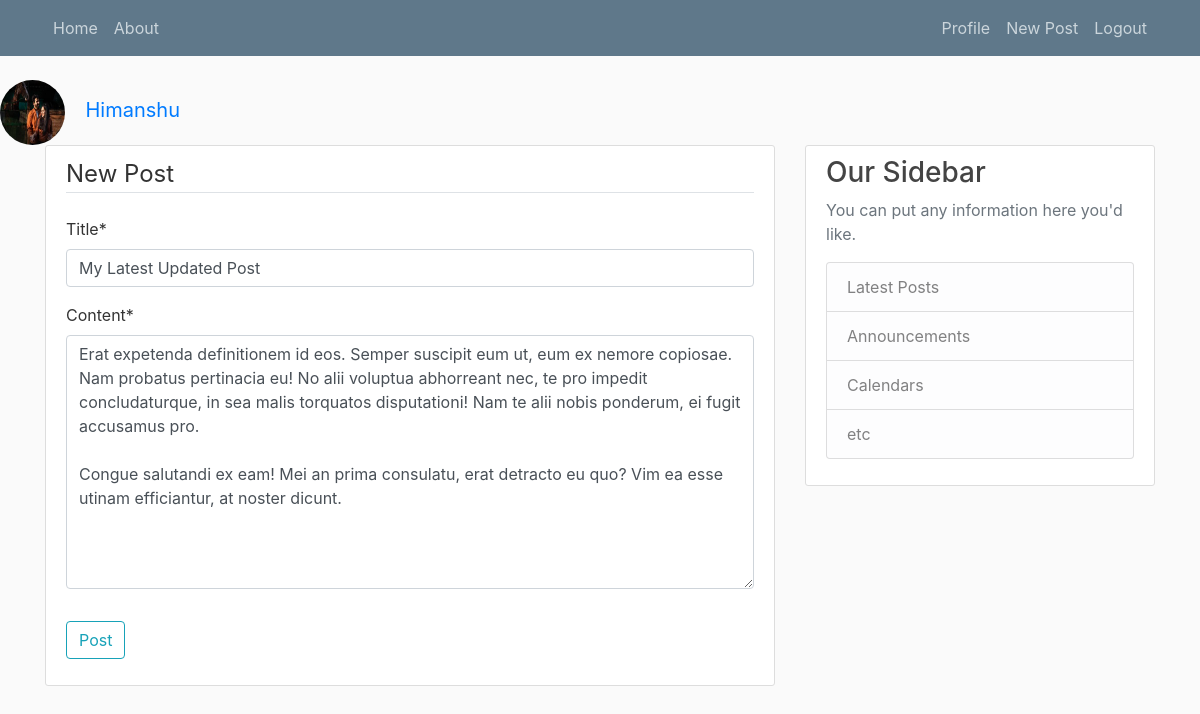
The page /post/33/update (signed in) on the database its author committed.
### users/models.py (models this page shows, shortened)
class Profile(models.Model):
    user = models.OneToOneField(User, on_delete=models.CASCADE)
    image = models.ImageField(default='default.jpg', upload_to='profile_pics')

### blog/models.py (models this page shows, shortened)
class Post(models.Model):
    title = models.CharField(max_length=100)
    content = models.TextField()
    date_posted = models.DateTimeField(default=timezone.now)
    author = models.ForeignKey(User, on_delete=models.CASCADE)

### blog/views.py (the view, shortened to what this page needs)
# urls.py: path('post/<int:pk>/update', PostUpdateView.as_view(), name='post-update'),
class PostUpdateView(LoginRequiredMixin, UserPassesTestMixin, UpdateView):
    model = Post
    fields = ['title', 'content']
    def test_func(self):
        post = self.get_object()
        if self.request.user == post.author:
            return True
        return False

### blog/templates/blog/post_form.html (shortened to what this page needs)
{%   extends "blog/base.html"   %}
{% load crispy_forms_tags %}
{%   block content   %}
    <div class="content-section">
        <form method="POST">
            <fieldset class="form-group">
                <legend class="border-bottom mb-4">New Post</legend>
                {{ form|crispy }}
            </fieldset>
            <div class="form-group">
                <button class="btn btn-outline-info" type="submit">Post</button>
            </div>
        </form>
    </div>
{%  endblock content    %}

### blog/templates/blog/base.html (shortened to what this page needs)
{%load static%}
<!DOCTYPE html>
<html lang="en">
<head>
     <link rel="stylesheet" href="https://cdn.jsdelivr.net/npm/bootstrap@4.0.0/dist/css/bootstrap.min.css">
    <link rel="stylesheet" type = "text/css" href="{%   static 'blog/main.css'   %}">
    {% if title %}
        <title>GURUKRIPA BLOG - {{title}}</title>
        <img class="rounded-circle article-img" src="{{ user.profile.image.url }}">
        <a class="navbar-brand mr-4" href="{% url 'blog-home'  %}">{{ user.username }}</a>
    {% else %}
        <img class="rounded-circle article-img" src="{{ user.profile.image.url }}">
        <a class="navbar-brand mr-4" href="{% url 'blog-home'  %}">{{ user.username }}</a>
    {% endif %}
</head>
<body>
    <header class="site-header">
        <nav class="navbar navbar-expand-md navbar-dark bg-steel fixed-top">
          <div class="container">
            <div class="collapse navbar-collapse" id="navbarToggle">
              <div class="navbar-nav mr-auto">
                <a class="nav-item nav-link" href="{% url 'blog-home'  %}">Home</a>
                <a class="nav-item nav-link" href="{% url 'blog-about'  %}">About</a>
              </div>
              <div class="navbar-nav">
                {% if user.is_authenticated %}
                  <a class="nav-item nav-link" href="{% url 'profile'  %}">Profile</a>
                  <a class="nav-item nav-link" href="{% url 'post-create'  %}">New Post</a>
                  <a class="nav-item nav-link" href="{% url 'logout'  %}">Logout</a>
                {% else %}
                  <a class="nav-item nav-link" href="{% url 'login'  %}">Login</a>
                  <a class="nav-item nav-link" href="{% url 'register'  %}">Register</a>
                {% endif %}
              </div>
            </div>
          </div>
        </nav>
      </header>
      <main role="main" class="container">
        <div class="row">
          <div class="col-md-8">
            {% block content %}{% endblock %}
          </div>
          <div class="col-md-4">
            <div class="content-section">
              <h3>Our Sidebar</h3>
              <p class='text-muted'>You can put any information here you'd like.
                <ul class="list-group">
                  <li class="list-group-item list-group-item-light">Latest Posts</li>
                  <li class="list-group-item list-group-item-light">Announcements</li>
                  <li class="list-group-item list-group-item-light">Calendars</li>
                  <li class="list-group-item list-group-item-light">etc</li>
                </ul>
              </p>
            </div>
          </div>
        </div>
      </main>
</body>
</html>

### blog/static/blog/main.css (style rules this page uses)
body { background: #fafafa; color: #333333; margin-top: 5rem; }
h1, h2, h3, h4, h5, h6 { color: #444444; }
ul { margin: 0; }
.bg-steel { background-color: #5f788a; }
.site-header .navbar-nav .nav-link { color: #cbd5db; }
.content-section { background: #ffffff; padding: 10px 20px; border: 1px solid #dddddd; border-radius: 3px; margin-bottom: 20px; }
.article-img { height: 65px; width: 65px; margin-right: 16px; }

### rows shown on the page
Post: title "My Latest Updated Post", content "Erat expetenda definitionem id eos. Semper suscipit eum ut, eum ex nemore copiosae. Nam probatus pertinacia eu! No alii voluptua abhorreant nec, te pro impedit concludaturque, in sea malis torquatos disputationi! Nam te alii nobis ponderum, ei fugit accusamus pro. Congue salutandi ex eam! Mei an prima consulatu, erat detracto eu quo? Vim ea esse utinam efficiantur, at noster dicunt."

### other values the page prints
{{ user.username }} "Himanshu"
